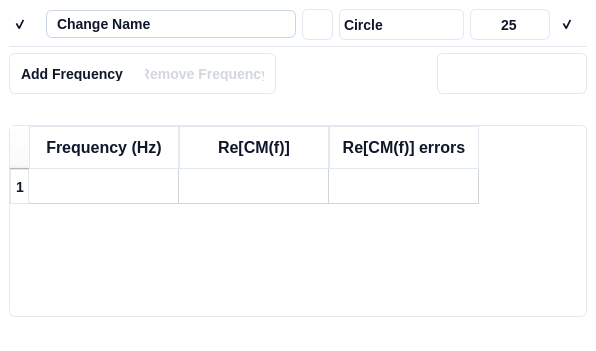
<?xml version="1.0" encoding="UTF-8"?>
<ui version="4.0">
 <class>Form</class>
 <widget class="QWidget" name="Form">
  <property name="geometry">
   <rect>
    <x>0</x>
    <y>0</y>
    <width>596</width>
    <height>351</height>
   </rect>
  </property>
  <property name="windowTitle">
   <string>Form</string>
  </property>
  <property name="styleSheet">
   <string notr="true">background: #FFFFFF;
border: none;
border-radius: 6px;
</string>
  </property>
  <layout class="QVBoxLayout" name="verticalLayout">
   <property name="leftMargin">
    <number>0</number>
   </property>
   <property name="topMargin">
    <number>0</number>
   </property>
   <property name="rightMargin">
    <number>0</number>
   </property>
   <property name="bottomMargin">
    <number>0</number>
   </property>
   <item>
    <widget class="QFrame" name="frame">
     <property name="styleSheet">
      <string notr="true">QFrame {
	background: #FFFFFF;
	border: none;
	border-radius: 6px;
}
QFrame:hover {
	 border: 1px solid #CBD5E1;
}</string>
     </property>
     <property name="frameShape">
      <enum>QFrame::StyledPanel</enum>
     </property>
     <property name="frameShadow">
      <enum>QFrame::Raised</enum>
     </property>
     <layout class="QVBoxLayout" name="verticalLayout_2" stretch="0,1">
      <item>
       <widget class="QFrame" name="pyqt5_frame_curve_details">
        <property name="layoutDirection">
         <enum>Qt::LeftToRight</enum>
        </property>
        <property name="autoFillBackground">
         <bool>false</bool>
        </property>
        <property name="styleSheet">
         <string notr="true">QFrame {
	background: #FFFFFF;
	border: none;
	border-radius: 6px;
}</string>
        </property>
        <property name="frameShape">
         <enum>QFrame::StyledPanel</enum>
        </property>
        <property name="frameShadow">
         <enum>QFrame::Raised</enum>
        </property>
        <layout class="QHBoxLayout" name="horizontalLayout_15">
         <property name="spacing">
          <number>6</number>
         </property>
         <property name="leftMargin">
          <number>0</number>
         </property>
         <property name="topMargin">
          <number>0</number>
         </property>
         <property name="rightMargin">
          <number>0</number>
         </property>
         <property name="bottomMargin">
          <number>0</number>
         </property>
         <item>
          <widget class="QCheckBox" name="pyqt5_checkbox_scatter_visible">
           <property name="sizePolicy">
            <sizepolicy hsizetype="Expanding" vsizetype="Expanding">
             <horstretch>0</horstretch>
             <verstretch>0</verstretch>
            </sizepolicy>
           </property>
           <property name="minimumSize">
            <size>
             <width>31</width>
             <height>31</height>
            </size>
           </property>
           <property name="maximumSize">
            <size>
             <width>31</width>
             <height>31</height>
            </size>
           </property>
           <property name="styleSheet">
            <string notr="true">/* Default State */
QCheckBox {
    border: none;    
	background: transparent;  /* Ghost button with no background */
    color: #0F172A;  /* Text color */
    border-radius: 6px;  /* Rounded corners */
    font-family: 'Segoe UI', sans-serif;  /* Font family */
    font-style: normal;  /* Font style */
    font-weight: 500;  /* Font weight */
    font-size: 14px;  /* Font size */
    line-height: 24px;  /* Line height */
	padding: 4px;	
}

QCheckBox:hover {
    /* Your styles for hover state */
	 background: #F1F5F9;  /* slate/100 */

}

QCheckBox:pressed {
    /* Your styles for pressed state */
	background: #DEE8F2;  /* Pressed background color */

}

QCheckBox::indicator:checked {
    /* Your styles for checked state */
	image: url(:/ui/qt/resources/checkbox/visible_icon.png);
}

QCheckBox::indicator:unchecked {
    /* Your styles for checked state */
	image: url(:/ui/qt/resources/checkbox/hiden_icon.png);
}

QCheckBox:focused {
    border: none;
}

QCheckBox::indicator:disabled {
	image: url(:/ui/qt/resources/checkbox/hiden_icon.png);
}

</string>
           </property>
           <property name="text">
            <string/>
           </property>
           <property name="checked">
            <bool>true</bool>
           </property>
          </widget>
         </item>
         <item>
          <widget class="QLineEdit" name="pyqt5_entry_scatter_name">
           <property name="enabled">
            <bool>true</bool>
           </property>
           <property name="minimumSize">
            <size>
             <width>125</width>
             <height>0</height>
            </size>
           </property>
           <property name="maximumSize">
            <size>
             <width>16777215</width>
             <height>16777215</height>
            </size>
           </property>
           <property name="styleSheet">
            <string notr="true">QLineEdit {
    background: #FFFFFF;  /* Default background */
    border: 1px solid #CBD5E1;  /* Default border */
    border-radius: 6px;  /* Rounded corners */
    color: #0F172A;  /* Text color */
    font-family: 'Segoe UI', sans-serif;  /* Font family */
    font-style: normal;  /* Font style */
    font-weight: 500;  /* Font weight */
    font-size: 14px;  /* Font size */
    line-height: 24px;  /* Line height */
    padding: 4px 8px;  /* Padding */
}

/* Disabled State */
QLineEdit:disabled {
    color: #D2D7DD;
    border: 1px solid #D2D7DD;
}
</string>
           </property>
           <property name="text">
            <string>Change Name</string>
           </property>
          </widget>
         </item>
         <item>
          <widget class="QPushButton" name="pyqt5_button_pick_scatter_color">
           <property name="enabled">
            <bool>true</bool>
           </property>
           <property name="minimumSize">
            <size>
             <width>31</width>
             <height>31</height>
            </size>
           </property>
           <property name="maximumSize">
            <size>
             <width>31</width>
             <height>31</height>
            </size>
           </property>
           <property name="font">
            <font>
             <family>Segoe UI</family>
             <pointsize>-1</pointsize>
             <weight>62</weight>
             <italic>false</italic>
             <bold>true</bold>
            </font>
           </property>
           <property name="toolTip">
            <string>&lt;html&gt;&lt;head/&gt;&lt;body&gt;&lt;p&gt;Scatter Point Color&lt;/p&gt;&lt;/body&gt;&lt;/html&gt;</string>
           </property>
           <property name="whatsThis">
            <string>&lt;html&gt;&lt;head/&gt;&lt;body&gt;&lt;p&gt;Curve color&lt;/p&gt;&lt;/body&gt;&lt;/html&gt;</string>
           </property>
           <property name="styleSheet">
            <string notr="true">QPushButton {
    background: #FFFFFF;  /* Default background */
    border: 1px solid #E2E8F0;  /* Default border */
    border-radius: 6px;  /* Rounded corners */
    font: 500 14px/24px 'Segoe UI', sans-serif;  /* Combined font properties */
    color: #0F172A;  /* Text color */
    padding: 8px 16px;  /* Padding */
}

QPushButton:hover {
    background: #F1F5F9;  /* Hover background */
}

QPushButton:pressed {
    background: #DEE8F2;  /* Pressed background */
}</string>
           </property>
           <property name="text">
            <string/>
           </property>
          </widget>
         </item>
         <item>
          <widget class="QComboBox" name="pyqt5_combo_scatter_point_style">
           <property name="minimumSize">
            <size>
             <width>125</width>
             <height>31</height>
            </size>
           </property>
           <property name="maximumSize">
            <size>
             <width>125</width>
             <height>16777215</height>
            </size>
           </property>
           <property name="toolTip">
            <string>&lt;html&gt;&lt;head/&gt;&lt;body&gt;&lt;p&gt;Scatter Point Shape&lt;/p&gt;&lt;/body&gt;&lt;/html&gt;</string>
           </property>
           <property name="styleSheet">
            <string notr="true">QComboBox {
	background: #FFFFFF;
	border: 1px solid #E2E8F0; /* slate/200 */
	border-radius: 6px;
	color: #0F172A;  /* Text color */
    font-family: 'Segoe UI', sans-serif;  /* Font family */
    font-style: normal;  /* Font style */
    font-weight: 500;  /* Font weight */
    font-size: 14px;  /* Font size */
}

/* Drop-down button */
QComboBox::drop-down {
    border: none;	
}

/* Down arrow */
QComboBox::down-arrow {
    image: url(:/ui/qt/resources/checkbox/down_icon.png);
	padding-right: 12px;
}

/* Down arrow when disabled */
QComboBox::down-arrow:disabled {
}

/* Drop-down items */
QComboBox QAbstractItemView {
    border: 1px solid #E2E8F0; /* slate/200 */
    selection-background-color: #F1F5F9;
}

/* Individual items */
QComboBox::item {
    background-color: white;
    color: #0F172A;
}</string>
           </property>
           <property name="currentIndex">
            <number>0</number>
           </property>
           <item>
            <property name="text">
             <string>Circle</string>
            </property>
           </item>
           <item>
            <property name="text">
             <string>Square</string>
            </property>
           </item>
           <item>
            <property name="text">
             <string>Triangle</string>
            </property>
           </item>
           <item>
            <property name="text">
             <string>Plus</string>
            </property>
           </item>
           <item>
            <property name="text">
             <string>X-marker</string>
            </property>
           </item>
           <item>
            <property name="text">
             <string>Star</string>
            </property>
           </item>
          </widget>
         </item>
         <item>
          <widget class="QDoubleSpinBox" name="pyqt5_spinbox_scatter_size">
           <property name="sizePolicy">
            <sizepolicy hsizetype="Minimum" vsizetype="Fixed">
             <horstretch>0</horstretch>
             <verstretch>0</verstretch>
            </sizepolicy>
           </property>
           <property name="minimumSize">
            <size>
             <width>80</width>
             <height>31</height>
            </size>
           </property>
           <property name="maximumSize">
            <size>
             <width>80</width>
             <height>31</height>
            </size>
           </property>
           <property name="toolTip">
            <string>&lt;html&gt;&lt;head/&gt;&lt;body&gt;&lt;p&gt;Scatter Point Size&lt;/p&gt;&lt;/body&gt;&lt;/html&gt;</string>
           </property>
           <property name="styleSheet">
            <string notr="true">QDoubleSpinBox {
	background: #FFFFFF;
	border: 1px solid #E2E8F0; /* slate/200 */
	border-radius: 6px;
	color: #0F172A;  /* Text color */
    font-family: 'Segoe UI', sans-serif;  /* Font family */
    font-style: normal;  /* Font style */
    font-weight: 500;  /* Font weight */
    font-size: 14px;  /* Font size */
}

QDoubleSpinBox:focus {
}

QDoubleSpinBox:disabled {
}

QDoubleSpinBox::up-button {
	background: #FFFFFF;
	border: none; 
	subcontrol-position: center right;
	padding-right: 10px;
}

QDoubleSpinBox::down-button {
	background: #FFFFFF;
	border: none;
	subcontrol-position: center left;
	padding-left: 10px;
}

QDoubleSpinBox::up-arrow {
	image: url(:/ui/qt/resources/buttons/add_icon.png);
	width: 20px;
    height: 20px;
}

QDoubleSpinBox::down-arrow {	
	image: url(:/ui/qt/resources/buttons/substract_icon.png);
	width: 20px;
    height: 20px;
}

QDoubleSpinBox::up-arrow:disabled, QSpinBox::up-arrow:off {
}

QDoubleSpinBox::down-arrow:disabled, QSpinBox::down-arrow:off {
}</string>
           </property>
           <property name="alignment">
            <set>Qt::AlignCenter</set>
           </property>
           <property name="decimals">
            <number>0</number>
           </property>
           <property name="minimum">
            <double>1.000000000000000</double>
           </property>
           <property name="maximum">
            <double>250.000000000000000</double>
           </property>
           <property name="singleStep">
            <double>0.500000000000000</double>
           </property>
           <property name="value">
            <double>25.000000000000000</double>
           </property>
          </widget>
         </item>
         <item>
          <widget class="QCheckBox" name="pyqt5_checkbox_curves_expand">
           <property name="minimumSize">
            <size>
             <width>31</width>
             <height>31</height>
            </size>
           </property>
           <property name="maximumSize">
            <size>
             <width>31</width>
             <height>31</height>
            </size>
           </property>
           <property name="whatsThis">
            <string>&lt;html&gt;&lt;head/&gt;&lt;body&gt;&lt;p&gt;Expand&lt;/p&gt;&lt;/body&gt;&lt;/html&gt;</string>
           </property>
           <property name="styleSheet">
            <string notr="true">/* Default State */
QCheckBox {
    border: none;    
	background: transparent;  /* Ghost button with no background */
    color: #0F172A;  /* Text color */
    border-radius: 6px;  /* Rounded corners */
    font-family: 'Segoe UI', sans-serif;  /* Font family */
    font-style: normal;  /* Font style */
    font-weight: 500;  /* Font weight */
    font-size: 14px;  /* Font size */
    line-height: 24px;  /* Line height */
	padding: 4px;	
}

QCheckBox:hover {
    /* Your styles for hover state */
	 background: #F1F5F9;  /* slate/100 */

}

QCheckBox:pressed {
    /* Your styles for pressed state */
	background: #DEE8F2;  /* Pressed background color */

}

QCheckBox::indicator:checked {
    /* Your styles for checked state */
	image: url(:/ui/qt/resources/checkbox/up_icon.png);
}

QCheckBox::indicator:unchecked {
    /* Your styles for checked state */
	
	image: url(:/ui/qt/resources/checkbox/down_icon.png);
}

QCheckBox:focused {
    border: none;
}

</string>
           </property>
           <property name="text">
            <string/>
           </property>
           <property name="checked">
            <bool>true</bool>
           </property>
          </widget>
         </item>
        </layout>
       </widget>
      </item>
      <item>
       <widget class="QFrame" name="pyqt5_frame_group_parameters">
        <property name="styleSheet">
         <string notr="true">border: none;</string>
        </property>
        <layout class="QVBoxLayout" name="pyqt5_group_parameters">
         <property name="leftMargin">
          <number>0</number>
         </property>
         <property name="topMargin">
          <number>0</number>
         </property>
         <property name="rightMargin">
          <number>0</number>
         </property>
         <property name="bottomMargin">
          <number>0</number>
         </property>
         <item>
          <widget class="QFrame" name="frame_2">
           <property name="minimumSize">
            <size>
             <width>0</width>
             <height>1</height>
            </size>
           </property>
           <property name="maximumSize">
            <size>
             <width>99999</width>
             <height>1</height>
            </size>
           </property>
           <property name="styleSheet">
            <string notr="true">border: none;
background-color: #E2E8F0;
padding-left: 5px;
padding-right: 5px;</string>
           </property>
           <property name="frameShape">
            <enum>QFrame::StyledPanel</enum>
           </property>
           <property name="frameShadow">
            <enum>QFrame::Raised</enum>
           </property>
          </widget>
         </item>
         <item>
          <layout class="QHBoxLayout" name="horizontalLayout_7">
           <item>
            <widget class="QFrame" name="pyqt5_frame_menubar_models_3">
             <property name="minimumSize">
              <size>
               <width>77</width>
               <height>41</height>
              </size>
             </property>
             <property name="maximumSize">
              <size>
               <width>9999</width>
               <height>41</height>
              </size>
             </property>
             <property name="acceptDrops">
              <bool>true</bool>
             </property>
             <property name="layoutDirection">
              <enum>Qt::LeftToRight</enum>
             </property>
             <property name="autoFillBackground">
              <bool>false</bool>
             </property>
             <property name="styleSheet">
              <string notr="true">box-sizing: border-box;
display: flex;
flex-direction: column;
align-items: flex-start;
gap: 25px;
background: #FFFFFF;
border: 1px solid #E2E8F0; /* slate/200 */
border-radius: 6px;</string>
             </property>
             <property name="frameShape">
              <enum>QFrame::StyledPanel</enum>
             </property>
             <property name="frameShadow">
              <enum>QFrame::Raised</enum>
             </property>
             <layout class="QHBoxLayout" name="horizontalLayout_31">
              <property name="spacing">
               <number>6</number>
              </property>
              <property name="leftMargin">
               <number>3</number>
              </property>
              <property name="topMargin">
               <number>0</number>
              </property>
              <property name="rightMargin">
               <number>3</number>
              </property>
              <property name="bottomMargin">
               <number>0</number>
              </property>
              <item>
               <widget class="QPushButton" name="pyqt5_button_add_scatter_point">
                <property name="enabled">
                 <bool>true</bool>
                </property>
                <property name="minimumSize">
                 <size>
                  <width>75</width>
                  <height>31</height>
                 </size>
                </property>
                <property name="maximumSize">
                 <size>
                  <width>135</width>
                  <height>31</height>
                 </size>
                </property>
                <property name="font">
                 <font>
                  <family>Segoe UI</family>
                  <pointsize>-1</pointsize>
                  <weight>62</weight>
                  <italic>false</italic>
                  <bold>true</bold>
                 </font>
                </property>
                <property name="toolTip">
                 <string>&lt;html&gt;&lt;head/&gt;&lt;body&gt;&lt;p&gt;Add New Frequency&lt;/p&gt;&lt;/body&gt;&lt;/html&gt;</string>
                </property>
                <property name="whatsThis">
                 <string>&lt;html&gt;&lt;head/&gt;&lt;body&gt;&lt;p&gt;Add Point&lt;/p&gt;&lt;/body&gt;&lt;/html&gt;</string>
                </property>
                <property name="styleSheet">
                 <string notr="true">/* Default State */
QPushButton {
    border: none;
	background: transparent;  /* Ghost button with no background */
    color: #0F172A;  /* Text color */
    border-radius: 6px;  /* Rounded corners */
    font-family: 'Segoe UI', sans-serif;  /* Font family */
    font-style: normal;  /* Font style */
    font-weight: 500;  /* Font weight */
    font-size: 14px;  /* Font size */
    line-height: 24px;  /* Line height */
	padding: 8px;
}

/* Hover State */
QPushButton:hover {
	background: #F1F5F9;  /* slate/100 */
    color: #0F172A;  /* Text color */
}

/* Pressed State */
QPushButton:pressed {
    background: #DEE8F2;
    color: #0F172A;  /* Text color */
}

QPushButton:disabled {
    color: #D2D7DD;
}</string>
                </property>
                <property name="text">
                 <string>Add Frequency</string>
                </property>
               </widget>
              </item>
              <item>
               <widget class="QPushButton" name="pyqt5_button_remove_scatter_point">
                <property name="enabled">
                 <bool>false</bool>
                </property>
                <property name="minimumSize">
                 <size>
                  <width>75</width>
                  <height>31</height>
                 </size>
                </property>
                <property name="maximumSize">
                 <size>
                  <width>135</width>
                  <height>31</height>
                 </size>
                </property>
                <property name="font">
                 <font>
                  <family>Segoe UI</family>
                  <pointsize>-1</pointsize>
                  <weight>62</weight>
                  <italic>false</italic>
                  <bold>true</bold>
                 </font>
                </property>
                <property name="toolTip">
                 <string>&lt;html&gt;&lt;head/&gt;&lt;body&gt;&lt;p&gt;Remove Selected Frequency&lt;/p&gt;&lt;/body&gt;&lt;/html&gt;</string>
                </property>
                <property name="whatsThis">
                 <string>&lt;html&gt;&lt;head/&gt;&lt;body&gt;&lt;p&gt;Remove Selected Point&lt;/p&gt;&lt;/body&gt;&lt;/html&gt;</string>
                </property>
                <property name="styleSheet">
                 <string notr="true">/* Default State */
QPushButton {
    border: none;
	background: transparent;  /* Ghost button with no background */
    color: #0F172A;  /* Text color */
    border-radius: 6px;  /* Rounded corners */
    font-family: 'Segoe UI', sans-serif;  /* Font family */
    font-style: normal;  /* Font style */
    font-weight: 500;  /* Font weight */
    font-size: 14px;  /* Font size */
    line-height: 24px;  /* Line height */
	padding: 8px;
}

/* Hover State */
QPushButton:hover {
	background: #F1F5F9;  /* slate/100 */
    color: #0F172A;  /* Text color */
}

/* Pressed State */
QPushButton:pressed {
    background: #DEE8F2;
    color: #0F172A;  /* Text color */
}

QPushButton:disabled {
    color: #D2D7DD;
}</string>
                </property>
                <property name="text">
                 <string>Remove Frequency</string>
                </property>
               </widget>
              </item>
             </layout>
            </widget>
           </item>
           <item>
            <spacer name="horizontalSpacer">
             <property name="orientation">
              <enum>Qt::Horizontal</enum>
             </property>
             <property name="sizeHint" stdset="0">
              <size>
               <width>40</width>
               <height>20</height>
              </size>
             </property>
            </spacer>
           </item>
           <item>
            <widget class="QFrame" name="pyqt5_frame_menubar_models_2">
             <property name="minimumSize">
              <size>
               <width>77</width>
               <height>41</height>
              </size>
             </property>
             <property name="maximumSize">
              <size>
               <width>9999</width>
               <height>41</height>
              </size>
             </property>
             <property name="acceptDrops">
              <bool>true</bool>
             </property>
             <property name="layoutDirection">
              <enum>Qt::LeftToRight</enum>
             </property>
             <property name="autoFillBackground">
              <bool>false</bool>
             </property>
             <property name="styleSheet">
              <string notr="true">box-sizing: border-box;
display: flex;
flex-direction: column;
align-items: flex-start;
gap: 25px;
background: #FFFFFF;
border: 1px solid #E2E8F0; /* slate/200 */
border-radius: 6px;</string>
             </property>
             <property name="frameShape">
              <enum>QFrame::StyledPanel</enum>
             </property>
             <property name="frameShadow">
              <enum>QFrame::Raised</enum>
             </property>
             <layout class="QHBoxLayout" name="horizontalLayout_30">
              <property name="spacing">
               <number>6</number>
              </property>
              <property name="leftMargin">
               <number>3</number>
              </property>
              <property name="topMargin">
               <number>0</number>
              </property>
              <property name="rightMargin">
               <number>3</number>
              </property>
              <property name="bottomMargin">
               <number>0</number>
              </property>
              <item>
               <widget class="QPushButton" name="pyqt5_button_duplicate_scatter">
                <property name="enabled">
                 <bool>true</bool>
                </property>
                <property name="minimumSize">
                 <size>
                  <width>31</width>
                  <height>31</height>
                 </size>
                </property>
                <property name="maximumSize">
                 <size>
                  <width>31</width>
                  <height>31</height>
                 </size>
                </property>
                <property name="font">
                 <font>
                  <family>Segoe UI</family>
                  <pointsize>-1</pointsize>
                  <weight>62</weight>
                  <italic>false</italic>
                  <bold>true</bold>
                 </font>
                </property>
                <property name="toolTip">
                 <string>&lt;html&gt;&lt;head/&gt;&lt;body&gt;&lt;p&gt;Duplicate Scatter&lt;/p&gt;&lt;/body&gt;&lt;/html&gt;</string>
                </property>
                <property name="whatsThis">
                 <string>&lt;html&gt;&lt;head/&gt;&lt;body&gt;&lt;p&gt;Duplicate Scatter&lt;/p&gt;&lt;/body&gt;&lt;/html&gt;</string>
                </property>
                <property name="styleSheet">
                 <string notr="true">
/* Default State */
QPushButton {
    border: none;
	background: transparent;  /* Ghost button with no background */
    color: #0F172A;  /* Text color */
    border-radius: 6px;  /* Rounded corners */
    font-family: 'Segoe UI', sans-serif;  /* Font family */
    font-style: normal;  /* Font style */
    font-weight: 500;  /* Font weight */
    font-size: 14px;  /* Font size */
    line-height: 24px;  /* Line height */
	padding: 4px;
	image: url(:/ui/qt/resources/buttons/duplicate_icon.png);
}

/* Hover State */
QPushButton:hover {
	background: #F1F5F9;  /* slate/100 */
    color: #0F172A;  /* Text color */
	image: url(:/ui/qt/resources/buttons/duplicate_icon.png);
}

/* Pressed State */
QPushButton:pressed {
    background: #DEE8F2;
    color: #0F172A;  /* Text color */
	image: url(:/ui/qt/resources/buttons/duplicate_icon.png);
}</string>
                </property>
                <property name="text">
                 <string/>
                </property>
               </widget>
              </item>
              <item>
               <widget class="QPushButton" name="pyqt5_button_save_scatter">
                <property name="enabled">
                 <bool>true</bool>
                </property>
                <property name="minimumSize">
                 <size>
                  <width>31</width>
                  <height>31</height>
                 </size>
                </property>
                <property name="maximumSize">
                 <size>
                  <width>31</width>
                  <height>31</height>
                 </size>
                </property>
                <property name="font">
                 <font>
                  <family>Segoe UI</family>
                  <pointsize>-1</pointsize>
                  <weight>62</weight>
                  <italic>false</italic>
                  <bold>true</bold>
                 </font>
                </property>
                <property name="toolTip">
                 <string>&lt;html&gt;&lt;head/&gt;&lt;body&gt;&lt;p&gt;Export Scatter to OpenDEP File&lt;/p&gt;&lt;/body&gt;&lt;/html&gt;</string>
                </property>
                <property name="whatsThis">
                 <string>&lt;html&gt;&lt;head/&gt;&lt;body&gt;&lt;p&gt;Export Scatter&lt;/p&gt;&lt;/body&gt;&lt;/html&gt;</string>
                </property>
                <property name="styleSheet">
                 <string notr="true">
/* Default State */
QPushButton {
    border: none;
	background: transparent;  /* Ghost button with no background */
    color: #0F172A;  /* Text color */
    border-radius: 6px;  /* Rounded corners */
    font-family: 'Segoe UI', sans-serif;  /* Font family */
    font-style: normal;  /* Font style */
    font-weight: 500;  /* Font weight */
    font-size: 14px;  /* Font size */
    line-height: 24px;  /* Line height */
	padding: 4px;
	image: url(:/ui/qt/resources/buttons/upload_file_icon.png);
}

/* Hover State */
QPushButton:hover {
	background: #F1F5F9;  /* slate/100 */
    color: #0F172A;  /* Text color */
	image: url(:/ui/qt/resources/buttons/upload_file_icon.png);
}

/* Pressed State */
QPushButton:pressed {
    background: #DEE8F2;
    color: #0F172A;  /* Text color */
	image: url(:/ui/qt/resources/buttons/upload_file_icon.png);
}</string>
                </property>
                <property name="text">
                 <string/>
                </property>
               </widget>
              </item>
              <item>
               <widget class="QPushButton" name="pyqt5_button_save_scatter_excel">
                <property name="enabled">
                 <bool>true</bool>
                </property>
                <property name="minimumSize">
                 <size>
                  <width>31</width>
                  <height>31</height>
                 </size>
                </property>
                <property name="maximumSize">
                 <size>
                  <width>31</width>
                  <height>31</height>
                 </size>
                </property>
                <property name="font">
                 <font>
                  <family>Segoe UI</family>
                  <pointsize>-1</pointsize>
                  <weight>62</weight>
                  <italic>false</italic>
                  <bold>true</bold>
                 </font>
                </property>
                <property name="toolTip">
                 <string>&lt;html&gt;&lt;head/&gt;&lt;body&gt;&lt;p&gt;Export Scatter to Excel File&lt;/p&gt;&lt;/body&gt;&lt;/html&gt;</string>
                </property>
                <property name="whatsThis">
                 <string>&lt;html&gt;&lt;head/&gt;&lt;body&gt;&lt;p&gt;Export Scatter&lt;/p&gt;&lt;/body&gt;&lt;/html&gt;</string>
                </property>
                <property name="styleSheet">
                 <string notr="true">
/* Default State */
QPushButton {
    border: none;
	background: transparent;  /* Ghost button with no background */
    color: #0F172A;  /* Text color */
    border-radius: 6px;  /* Rounded corners */
    font-family: 'Segoe UI', sans-serif;  /* Font family */
    font-style: normal;  /* Font style */
    font-weight: 500;  /* Font weight */
    font-size: 14px;  /* Font size */
    line-height: 24px;  /* Line height */
	padding: 4px;
	image: url(:/ui/qt/resources/buttons/upload_excel_icon.png);
}

/* Hover State */
QPushButton:hover {
	background: #F1F5F9;  /* slate/100 */
    color: #0F172A;  /* Text color */
	image: url(:/ui/qt/resources/buttons/upload_excel_icon.png);
}

/* Pressed State */
QPushButton:pressed {
    background: #DEE8F2;
    color: #0F172A;  /* Text color */
	image: url(:/ui/qt/resources/buttons/upload_excel_icon.png);
}</string>
                </property>
                <property name="text">
                 <string/>
                </property>
               </widget>
              </item>
              <item>
               <widget class="QPushButton" name="pyqt5_button_delete_scatter">
                <property name="enabled">
                 <bool>true</bool>
                </property>
                <property name="minimumSize">
                 <size>
                  <width>31</width>
                  <height>31</height>
                 </size>
                </property>
                <property name="maximumSize">
                 <size>
                  <width>31</width>
                  <height>31</height>
                 </size>
                </property>
                <property name="font">
                 <font>
                  <family>Segoe UI</family>
                  <pointsize>-1</pointsize>
                  <weight>62</weight>
                  <italic>false</italic>
                  <bold>true</bold>
                 </font>
                </property>
                <property name="toolTip">
                 <string>&lt;html&gt;&lt;head/&gt;&lt;body&gt;&lt;p&gt;Delete Scatter&lt;/p&gt;&lt;/body&gt;&lt;/html&gt;</string>
                </property>
                <property name="whatsThis">
                 <string>&lt;html&gt;&lt;head/&gt;&lt;body&gt;&lt;p&gt;Delete Scatter&lt;/p&gt;&lt;/body&gt;&lt;/html&gt;</string>
                </property>
                <property name="styleSheet">
                 <string notr="true">
/* Default State */
QPushButton {
    border: none;
	background: transparent;  /* Ghost button with no background */
    color: #0F172A;  /* Text color */
    border-radius: 6px;  /* Rounded corners */
    font-family: 'Segoe UI', sans-serif;  /* Font family */
    font-style: normal;  /* Font style */
    font-weight: 500;  /* Font weight */
    font-size: 14px;  /* Font size */
    line-height: 24px;  /* Line height */
	padding: 4px;
	image: url(:/ui/qt/resources/buttons/trash_icon.png);
}

/* Hover State */
QPushButton:hover {
	background: #F1F5F9;  /* slate/100 */
    color: #0F172A;  /* Text color */
	image: url(:/ui/qt/resources/buttons/trash_icon.png);
}

/* Pressed State */
QPushButton:pressed {
    background: #DEE8F2;
    color: #0F172A;  /* Text color */
	image: url(:/ui/qt/resources/buttons/trash_icon.png);
}</string>
                </property>
                <property name="text">
                 <string/>
                </property>
               </widget>
              </item>
             </layout>
            </widget>
           </item>
          </layout>
         </item>
         <item>
          <widget class="QFrame" name="pyqt5_frame_input_group">
           <layout class="QGridLayout" name="pyqt5_group_singleshell">
            <property name="leftMargin">
             <number>0</number>
            </property>
            <property name="topMargin">
             <number>0</number>
            </property>
            <property name="rightMargin">
             <number>0</number>
            </property>
            <property name="bottomMargin">
             <number>0</number>
            </property>
            <item row="0" column="0">
             <widget class="QTableWidget" name="pyqt5_tablewidget_exp_spectra">
              <property name="sizePolicy">
               <sizepolicy hsizetype="Expanding" vsizetype="Fixed">
                <horstretch>0</horstretch>
                <verstretch>0</verstretch>
               </sizepolicy>
              </property>
              <property name="minimumSize">
               <size>
                <width>100</width>
                <height>0</height>
               </size>
              </property>
              <property name="maximumSize">
               <size>
                <width>999999</width>
                <height>16777215</height>
               </size>
              </property>
              <property name="cursor" stdset="0">
               <cursorShape>SizeVerCursor</cursorShape>
              </property>
              <property name="styleSheet">
               <string notr="true">QTableWidget {
 	background: #FFFFFF;  /* Default background */
    border: 1px solid #E2E8F0;;  /* Default border */
    border-radius: 6px;  /* Rounded corners */
    color: #0F172A;  /* Text color */
    text-align: left;
	font-family: 'Segoe UI', sans-serif;  /* Font family */
    font-style: normal;  /* Font style */
    font-weight: 500;  /* Font weight */
    font-size: 14px;  /* Font size */
    line-height: 24px;  /* Line height */
 /* Adding icon to the beginning */
}

QHeaderView::section {
	background: #FFFFFF;  /* Default background */
    border: 1px solid #E2E8F0;  /* Default border */
    color: #0F172A;  /* Text color */
	text-align: left;
	font-family: 'Segoe UI', sans-serif;  /* Font family */
    font-style: normal;  /* Font style */
    font-weight: 500;  /* Font weight */
    font-size: 16px;  /* Font size */
	padding-top: 9px;
	padding-bottom: 9px;
}

QHeaderView::section:horizontal {
    border: 1px solid #E2E8F0;
}

QHeaderView::section:vertical {
    border: 1px solid #E2E8F0;
	font-family: 'Segoe UI', sans-serif;  /* Font family */
    font-style: normal;  /* Font style */
    font-weight: 500;  /* Font weight */
    font-size: 14px;  /* Font size */
    line-height: 24px;  /* Line height */
	padding-left: 5px;
}

QTableWidget::item {
    border: None; /* Border color for each cell */
	padding: 5px;
}

QTableWidget::item:selected {
    background-color: #F1F5F9;  /* slate/100 */ /* Background color for selected items */
	color: #0F172A;
}

QTableWidget::item:focus {
}
</string>
              </property>
              <property name="frameShape">
               <enum>QFrame::NoFrame</enum>
              </property>
              <property name="frameShadow">
               <enum>QFrame::Plain</enum>
              </property>
              <property name="lineWidth">
               <number>0</number>
              </property>
              <property name="verticalScrollBarPolicy">
               <enum>Qt::ScrollBarAlwaysOff</enum>
              </property>
              <property name="horizontalScrollBarPolicy">
               <enum>Qt::ScrollBarAlwaysOff</enum>
              </property>
              <property name="sizeAdjustPolicy">
               <enum>QAbstractScrollArea::AdjustIgnored</enum>
              </property>
              <property name="autoScroll">
               <bool>false</bool>
              </property>
              <property name="selectionBehavior">
               <enum>QAbstractItemView::SelectRows</enum>
              </property>
              <property name="showGrid">
               <bool>true</bool>
              </property>
              <property name="gridStyle">
               <enum>Qt::SolidLine</enum>
              </property>
              <property name="wordWrap">
               <bool>false</bool>
              </property>
              <property name="cornerButtonEnabled">
               <bool>false</bool>
              </property>
              <property name="rowCount">
               <number>1</number>
              </property>
              <attribute name="horizontalHeaderVisible">
               <bool>true</bool>
              </attribute>
              <attribute name="horizontalHeaderCascadingSectionResizes">
               <bool>false</bool>
              </attribute>
              <attribute name="horizontalHeaderMinimumSectionSize">
               <number>15</number>
              </attribute>
              <attribute name="horizontalHeaderDefaultSectionSize">
               <number>150</number>
              </attribute>
              <attribute name="horizontalHeaderHighlightSections">
               <bool>false</bool>
              </attribute>
              <attribute name="horizontalHeaderShowSortIndicator" stdset="0">
               <bool>false</bool>
              </attribute>
              <attribute name="verticalHeaderVisible">
               <bool>true</bool>
              </attribute>
              <attribute name="verticalHeaderCascadingSectionResizes">
               <bool>false</bool>
              </attribute>
              <attribute name="verticalHeaderDefaultSectionSize">
               <number>35</number>
              </attribute>
              <attribute name="verticalHeaderHighlightSections">
               <bool>true</bool>
              </attribute>
              <row>
               <property name="text">
                <string>1</string>
               </property>
              </row>
              <column>
               <property name="text">
                <string>Frequency (Hz)</string>
               </property>
              </column>
              <column>
               <property name="text">
                <string>Re[CM(f)]</string>
               </property>
              </column>
              <column>
               <property name="text">
                <string>Re[CM(f)] errors</string>
               </property>
              </column>
             </widget>
            </item>
           </layout>
          </widget>
         </item>
        </layout>
       </widget>
      </item>
     </layout>
    </widget>
   </item>
  </layout>
 </widget>
 <resources>
  <include location="../resources/graphical_resources.qrc"/>
 </resources>
 <connections/>
</ui>
